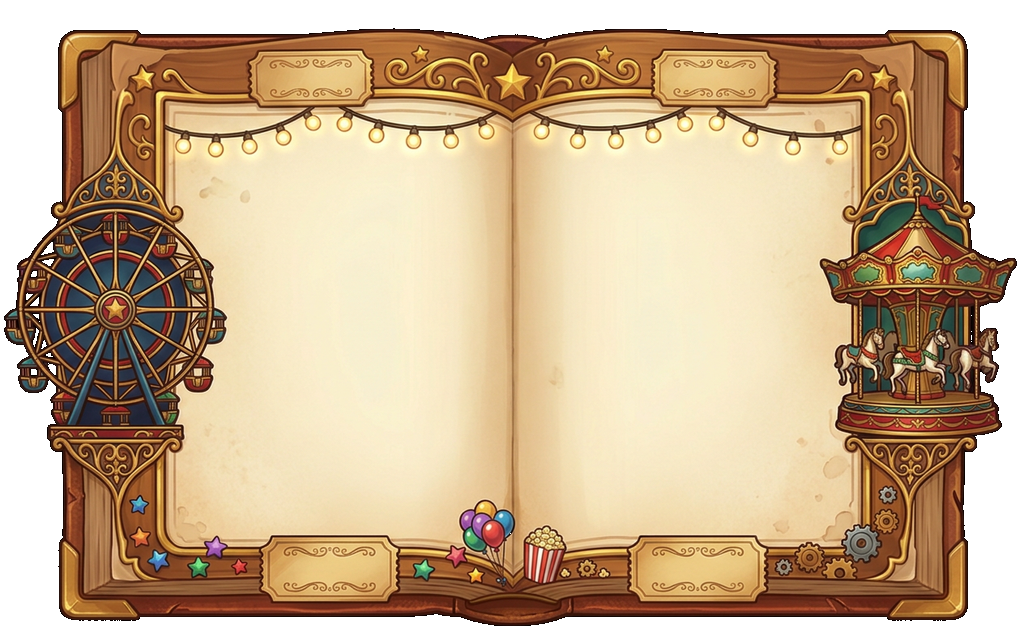
#> input picture processing/background/v7_pink_screen_1024x640_remove_bg_w1024_h640.png, 1024 x 640 px
$ python smooth_border.py
#> lines starting #> are read from the running program, lines starting #| are printed output that depends on the picture; after the words box and inside, x2 and y2 are one past the last pixel; in counts of white or black regions, pixels touching at a corner belong together
#!/usr/bin/env python3
"""
Smooth image borders by refining alpha channel.
Removes semi-transparent artifacts and applies edge smoothing.
"""

from PIL import Image, ImageFilter


def smooth_border(
    input_path, output_path, alpha_threshold=20, blur_radius=1.5, final_threshold=128
):
    """
    Smooth image borders using alpha channel refinement.

    Args:
        input_path: Path to input PNG image
        output_path: Path to output PNG image
        alpha_threshold: Remove pixels with alpha below this value (removes halos)
        blur_radius: Gaussian blur radius for edge smoothing
        final_threshold: Re-threshold blurred alpha for crisp edges
    """
#> called with output_path = 'background/out1.png', alpha_threshold = 20, blur_radius = 1.5, final_threshold = 128
    img = Image.open(input_path).convert("RGBA")
#> img is the input picture: PIL image 1024x640 RGBA; mean R, G, B, A 158.9, 132.8, 100.9, 211.3
    r, g, b, a = img.split()
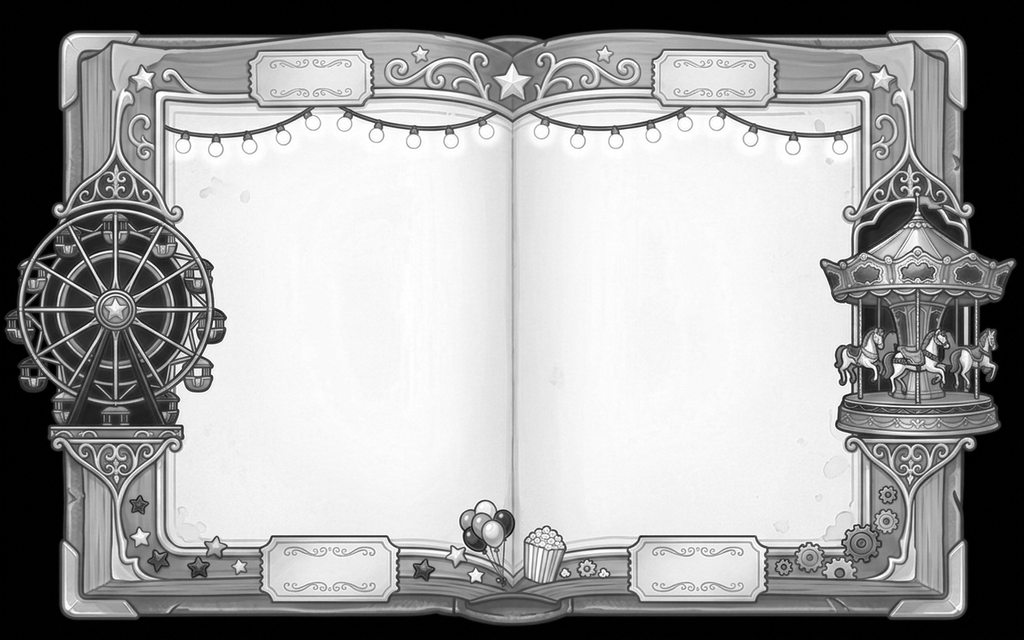
#> r: PIL image 1024x640 L; min 0, max 255, mean 158.9
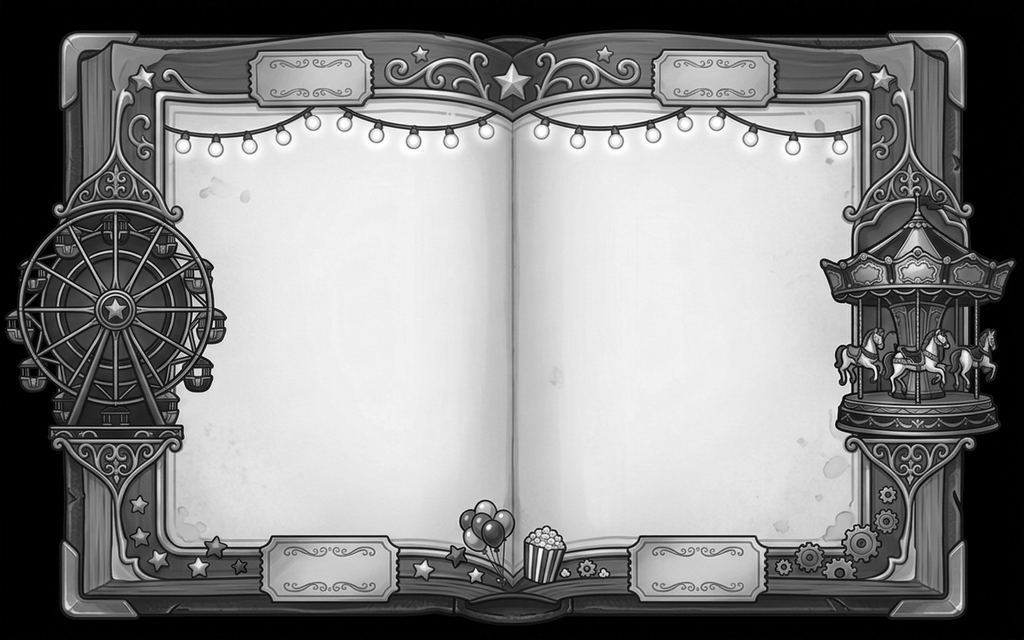
#> g: PIL image 1024x640 L; min 0, max 255, mean 132.8
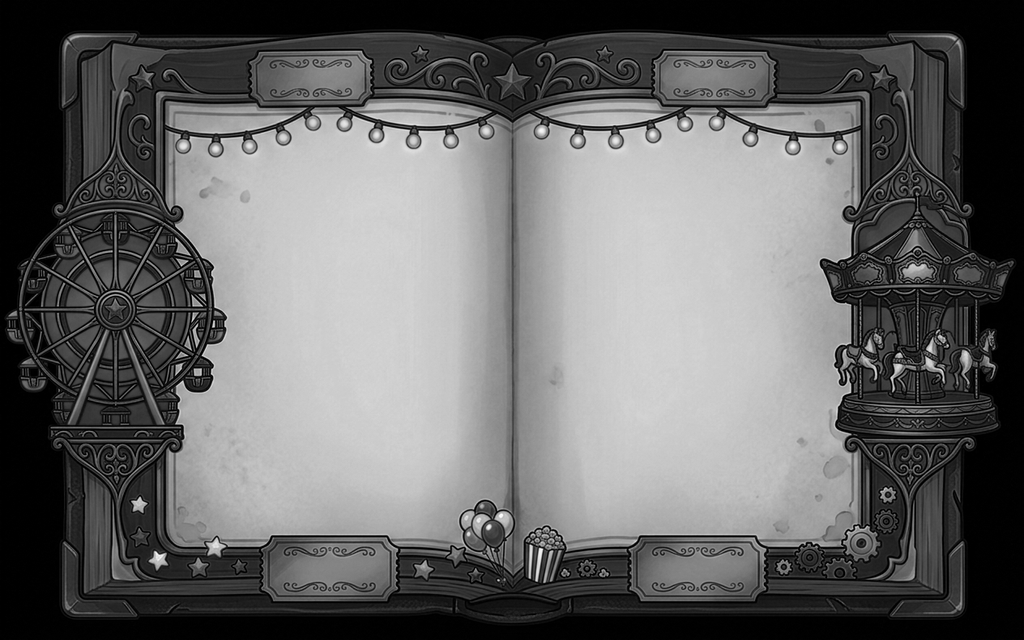
#> b: PIL image 1024x640 L; min 0, max 255, mean 100.9
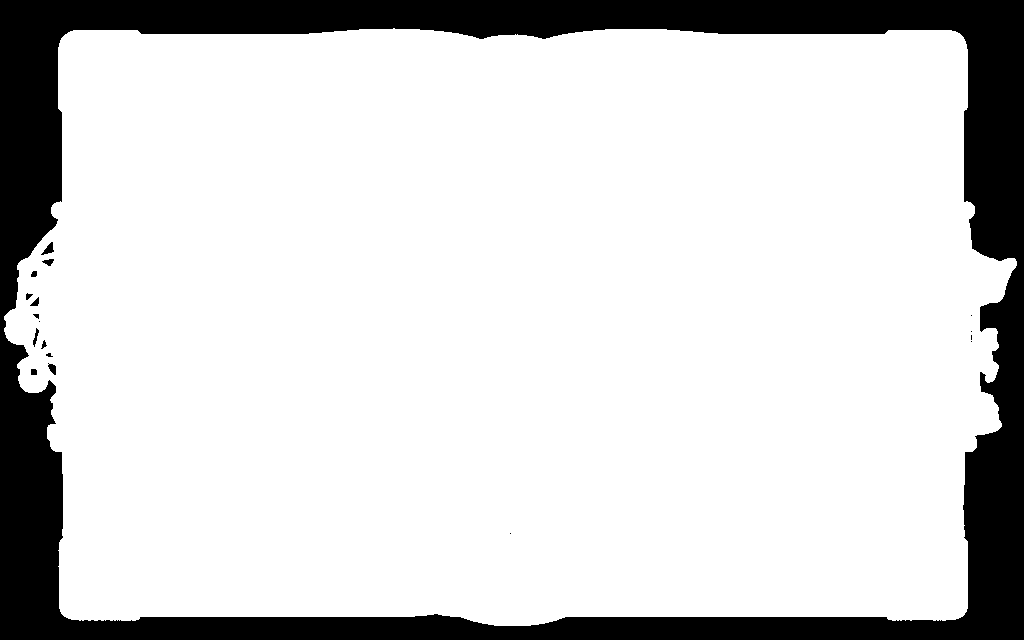
#> a: PIL image 1024x640 L; 82.9% white; 18 black regions (8 under 20 px), largest, box (x1, y1, x2, y2) and area: (0, 0, 1024, 640) 111913, (41, 242, 54, 255) 79, (48, 363, 56, 375) 60

    # Step 1: Threshold alpha - remove semi-transparent artifacts (pink halos)
    a = a.point(lambda x: 0 if x < alpha_threshold else x)

    # Step 2: Gaussian blur for smooth edges
    a = a.filter(ImageFilter.GaussianBlur(radius=blur_radius))

    # Step 3: Re-threshold for crisp edges
    a = a.point(lambda x: 0 if x < final_threshold else 255)
#> a: PIL image 1024x640 L; 82.9% white; 12 black regions (3 under 20 px), largest, box (x1, y1, x2, y2) and area: (0, 0, 1024, 640) 111892, (43, 243, 53, 254) 70, (49, 364, 56, 374) 53

    # Recombine and save
    result = Image.merge("RGBA", (r, g, b, a))
    result.save(output_path, "PNG")
    print(f"Saved smoothed image to: {output_path}")


if __name__ == "__main__":
    input_file = "background/v7_pink_screen_1024x640_remove_bg_w1024_h640.png"
    output_file = "background/out1.png"

    print(f"Processing: {input_file}")
    print(f"  alpha_threshold=20, blur_radius=1.5, final_threshold=128")

    smooth_border(input_file, output_file)
    print("Done!")
